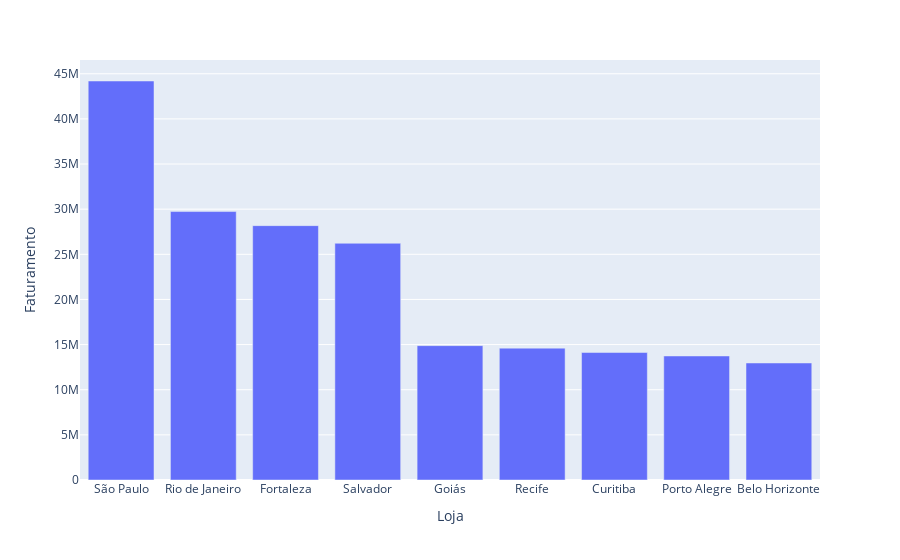

This figure's notebook cell:
### Code cell
grafico = px.bar(tabela_lojas, x=tabela_lojas.index, y='Faturamento')
grafico.show()

### Figure 1 — Plotly figure (JSON) as saved in the notebook; plotly's stock layout.template omitted (floating-point values rounded to 4 significant figures)
{"data": [{"hovertemplate": "Loja=%{x}<br>Faturamento=%{y}<extra></extra>", "legendgroup": "", "marker": {"color": "#636efa", "pattern": {"shape": ""}}, "name": "", "orientation": "v", "showlegend": false, "textposition": "auto", "type": "bar", "x": ["São Paulo", "Rio de Janeiro", "Fortaleza", "Salvador", "Goiás", "Recife", "Curitiba", "Porto Alegre", "Belo Horizonte"], "xaxis": "x", "y": [44196600, 29735600, 28175800, 26222600, 14883600, 14606000, 14121000, 13737200, 12960600], "yaxis": "y"}], "layout": {"barmode": "relative", "legend": {"tracegroupgap": 0}, "margin": {"t": 60}, "xaxis": {"anchor": "y", "domain": [0, 1], "title": {"text": "Loja"}}, "yaxis": {"anchor": "x", "domain": [0, 1], "title": {"text": "Faturamento"}}}}
